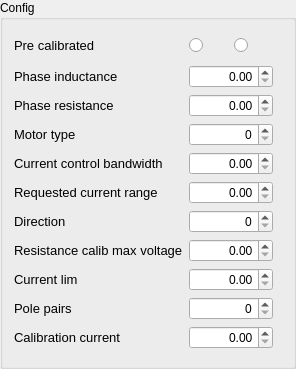
               <widget class="QGroupBox" name="groupBox_axis_config_10">
                <property name="title">
                 <string>Config</string>
                </property>
                <layout class="QGridLayout" name="gridLayout_104">
                 <item row="0" column="0">
                  <layout class="QGridLayout" name="gridLayout_105">
                   <item row="7" column="0">
                    <widget class="QLabel" name="label_direction_2">
                     <property name="font">
                      <font>
                       <pointsize>10</pointsize>
                      </font>
                     </property>
                     <property name="text">
                      <string>Direction</string>
                     </property>
                    </widget>
                   </item>
                   <item row="9" column="0">
                    <widget class="QLabel" name="label_currentLim_2">
                     <property name="font">
                      <font>
                       <pointsize>10</pointsize>
                      </font>
                     </property>
                     <property name="text">
                      <string>Current lim</string>
                     </property>
                    </widget>
                   </item>
                   <item row="8" column="0">
                    <widget class="QLabel" name="label_resistanceCalibMaxVoltage_2">
                     <property name="font">
                      <font>
                       <pointsize>10</pointsize>
                      </font>
                     </property>
                     <property name="text">
                      <string>Resistance calib max voltage</string>
                     </property>
                    </widget>
                   </item>
                   <item row="2" column="0">
                    <widget class="QLabel" name="label_phaseResistance_2">
                     <property name="font">
                      <font>
                       <pointsize>10</pointsize>
                      </font>
                     </property>
                     <property name="text">
                      <string>Phase resistance</string>
                     </property>
                    </widget>
                   </item>
                   <item row="1" column="0">
                    <widget class="QLabel" name="label_phaseInductance_2">
                     <property name="font">
                      <font>
                       <pointsize>10</pointsize>
                      </font>
                     </property>
                     <property name="text">
                      <string>Phase inductance</string>
                     </property>
                    </widget>
                   </item>
                   <item row="4" column="0">
                    <widget class="QLabel" name="label_motorType_2">
                     <property name="font">
                      <font>
                       <pointsize>10</pointsize>
                      </font>
                     </property>
                     <property name="text">
                      <string>Motor type</string>
                     </property>
                    </widget>
                   </item>
                   <item row="5" column="0">
                    <widget class="QLabel" name="label_currentControlBandwidth_2">
                     <property name="font">
                      <font>
                       <pointsize>10</pointsize>
                      </font>
                     </property>
                     <property name="text">
                      <string>Current control bandwidth</string>
                     </property>
                    </widget>
                   </item>
                   <item row="6" column="0">
                    <widget class="QLabel" name="label_requestedCurrentRange_2">
                     <property name="font">
                      <font>
                       <pointsize>10</pointsize>
                      </font>
                     </property>
                     <property name="text">
                      <string>Requested current range</string>
                     </property>
                    </widget>
                   </item>
                   <item row="10" column="0">
                    <widget class="QLabel" name="label_polePairs_2">
                     <property name="font">
                      <font>
                       <pointsize>10</pointsize>
                      </font>
                     </property>
                     <property name="text">
                      <string>Pole pairs</string>
                     </property>
                    </widget>
                   </item>
                   <item row="11" column="0">
                    <widget class="QLabel" name="label_calibrationCurrent_2">
                     <property name="font">
                      <font>
                       <pointsize>10</pointsize>
                      </font>
                     </property>
                     <property name="text">
                      <string>Calibration current</string>
                     </property>
                    </widget>
                   </item>
                   <item row="1" column="1">
                    <widget class="QDoubleSpinBox" name="doubleSpinBox_phaseInductanceValue_axis1">
                     <property name="alignment">
                      <set>Qt::AlignRight|Qt::AlignTrailing|Qt::AlignVCenter</set>
                     </property>
                     <property name="maximum">
                      <double>1000000.000000000000000</double>
                     </property>
                    </widget>
                   </item>
                   <item row="2" column="1">
                    <widget class="QDoubleSpinBox" name="doubleSpinBox_phaseResistanceValue_axis1">
                     <property name="alignment">
                      <set>Qt::AlignRight|Qt::AlignTrailing|Qt::AlignVCenter</set>
                     </property>
                     <property name="maximum">
                      <double>1000000.000000000000000</double>
                     </property>
                    </widget>
                   </item>
                   <item row="5" column="1">
                    <widget class="QDoubleSpinBox" name="doubleSpinBox_currentControlBandwidthValue_axis1">
                     <property name="alignment">
                      <set>Qt::AlignRight|Qt::AlignTrailing|Qt::AlignVCenter</set>
                     </property>
                     <property name="maximum">
                      <double>1000000.000000000000000</double>
                     </property>
                    </widget>
                   </item>
                   <item row="6" column="1">
                    <widget class="QDoubleSpinBox" name="doubleSpinBox_requestedCurrentRangeValue_axis1">
                     <property name="alignment">
                      <set>Qt::AlignRight|Qt::AlignTrailing|Qt::AlignVCenter</set>
                     </property>
                     <property name="maximum">
                      <double>1000000.000000000000000</double>
                     </property>
                    </widget>
                   </item>
                   <item row="4" column="1">
                    <widget class="QSpinBox" name="spinBox_motorTypeValue_axis1">
                     <property name="alignment">
                      <set>Qt::AlignRight|Qt::AlignTrailing|Qt::AlignVCenter</set>
                     </property>
                     <property name="maximum">
                      <number>1000000</number>
                     </property>
                    </widget>
                   </item>
                   <item row="8" column="1">
                    <widget class="QDoubleSpinBox" name="doubleSpinBox_resistanceCalibMaxVoltageValue_axis1">
                     <property name="alignment">
                      <set>Qt::AlignRight|Qt::AlignTrailing|Qt::AlignVCenter</set>
                     </property>
                     <property name="maximum">
                      <double>1000000.000000000000000</double>
                     </property>
                    </widget>
                   </item>
                   <item row="9" column="1">
                    <widget class="QDoubleSpinBox" name="doubleSpinBox_currentLimValue_axis1">
                     <property name="alignment">
                      <set>Qt::AlignRight|Qt::AlignTrailing|Qt::AlignVCenter</set>
                     </property>
                     <property name="maximum">
                      <double>1000000.000000000000000</double>
                     </property>
                    </widget>
                   </item>
                   <item row="7" column="1">
                    <widget class="QSpinBox" name="spinBox_directionValue_axis1">
                     <property name="alignment">
                      <set>Qt::AlignRight|Qt::AlignTrailing|Qt::AlignVCenter</set>
                     </property>
                     <property name="maximum">
                      <number>1000000</number>
                     </property>
                    </widget>
                   </item>
                   <item row="10" column="1">
                    <widget class="QSpinBox" name="spinBox_poleParisValue_axis1">
                     <property name="alignment">
                      <set>Qt::AlignRight|Qt::AlignTrailing|Qt::AlignVCenter</set>
                     </property>
                     <property name="maximum">
                      <number>1000000</number>
                     </property>
                    </widget>
                   </item>
                   <item row="11" column="1">
                    <widget class="QDoubleSpinBox" name="doubleSpinBox_calibrationCurrentValue_axis1">
                     <property name="alignment">
                      <set>Qt::AlignRight|Qt::AlignTrailing|Qt::AlignVCenter</set>
                     </property>
                     <property name="maximum">
                      <double>1000000.000000000000000</double>
                     </property>
                    </widget>
                   </item>
                   <item row="0" column="0">
                    <widget class="QLabel" name="label_preCalibratedMotor_2">
                     <property name="font">
                      <font>
                       <pointsize>10</pointsize>
                      </font>
                     </property>
                     <property name="text">
                      <string>Pre calibrated</string>
                     </property>
                    </widget>
                   </item>
                   <item row="0" column="1">
                    <layout class="QGridLayout" name="gridLayout_106">
                     <item row="0" column="0">
                      <widget class="QRadioButton" name="radioButton_motorPreCalibratedTrue_axis1">
                       <property name="minimumSize">
                        <size>
                         <width>0</width>
                         <height>28</height>
                        </size>
                       </property>
                       <property name="text">
                        <string/>
                       </property>
                       <property name="icon">
                        <iconset>
                         <normaloff>Icons/True.jpg</normaloff>Icons/True.jpg</iconset>
                       </property>
                       <property name="iconSize">
                        <size>
                         <width>26</width>
                         <height>26</height>
                        </size>
                       </property>
                       <attribute name="buttonGroup">
                        <string notr="true">buttonGroup_23</string>
                       </attribute>
                      </widget>
                     </item>
                     <item row="0" column="1">
                      <widget class="QRadioButton" name="radioButton_motorPreCalibratedFalse_axis1">
                       <property name="minimumSize">
                        <size>
                         <width>0</width>
                         <height>28</height>
                        </size>
                       </property>
                       <property name="text">
                        <string/>
                       </property>
                       <property name="icon">
                        <iconset>
                         <normaloff>Icons/False.jpg</normaloff>Icons/False.jpg</iconset>
                       </property>
                       <property name="iconSize">
                        <size>
                         <width>26</width>
                         <height>26</height>
                        </size>
                       </property>
                       <attribute name="buttonGroup">
                        <string notr="true">buttonGroup_23</string>
                       </attribute>
                      </widget>
                     </item>
                    </layout>
                   </item>
                  </layout>
                 </item>
                 <item row="1" column="1">
                  <widget class="Line" name="line_6">
                   <property name="orientation">
                    <enum>Qt::Vertical</enum>
                   </property>
                  </widget>
                 </item>
                </layout>
               </widget>
